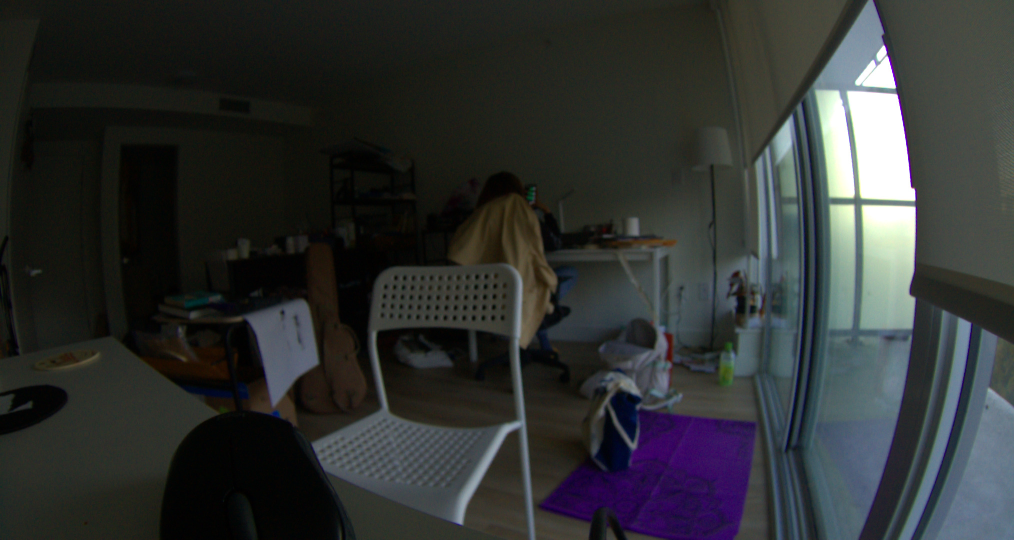
#> input picture slow-lamp-palette-lab/Test Images/Subtraction-1.jpg, 2028 x 1080 px, given in place of the camera (shown at 1/2 size)
$ python fgc.py
#> lines starting #> are read from the running program, lines starting #| are printed output that depends on the picture
import numpy as np
import matplotlib.pyplot as plt
import cv2 #pip install opencv-python ||| pip3 install opencv-contrib-python==4.4.0.46
import time


#------------------------Camera Setup---------------------------------------
cap = cv2.VideoCapture(1,cv2.CAP_DSHOW)
print(cap.isOpened())

ret, previous_img = cap.read()
#> previous_img is the input picture: shape (1080, 2028, 3); mean B, G, R 49.5, 49.9, 47.4
if not ret:
    print("error")
    cap.release()
    exit()

previous_img = cv2.resize(previous_img, (480, 360))
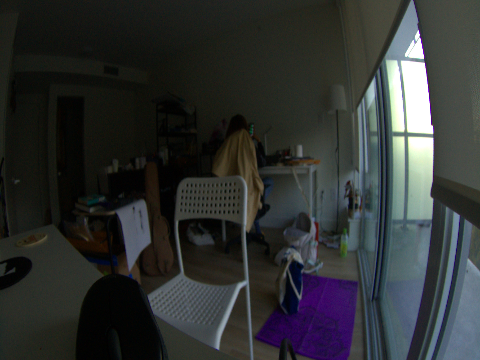
#> previous_img: shape (360, 480, 3); mean B, G, R 49.5, 49.9, 47.4

# cv2.imshow("web live",previous_img)


while True:
    print("Waiting 10 seconds")
    time.sleep(10)  # Wait 15 seconds

    # Capture the new image
    ret, current_img = cap.read()
    if not ret:
        print("error")
        continue

    current_img = cv2.resize(current_img, (480, 360))

#-------------------------Backgorund Substraction-----------------------------------
        # Compare with the previous image
    diff1=cv2.subtract(current_img,previous_img)
#> diff1: shape (360, 480, 3); every value is 0
    diff2=cv2.subtract(previous_img,current_img)
    diff = diff1+diff2

        # Optional: Show difference
    cv2.imshow("Difference", diff)
    cv2.waitKey(1)  # Refresh the window

        # Update previous image for next iteration
    previous_img = current_img

    #adjustable threshold value original value =13
    diff[abs(diff)<13.0]=0

    #create mask based on threshold
    gray = cv2.cvtColor(diff.astype(np.uint8), cv2.COLOR_BGR2GRAY)
#> gray: shape (360, 480); every value is 0
    gray[np.abs(gray) < 10] = 0
    fgmask = gray.astype(np.uint8)


    # morphological closing operation using ellipse
    kernel = cv2.getStructuringElement(cv2.MORPH_ELLIPSE, (5,5))
    morph = cv2.morphologyEx(fgmask, cv2.MORPH_CLOSE, kernel)


    #use the masks to extract the relevant parts from the image
    fgimg = cv2.bitwise_and(current_img,current_img,mask = morph)


    #-------------------------Color Detection-----------------------------------

    image_rgb = cv2.cvtColor(fgimg,cv2.COLOR_BGR2RGB) #convert to RGB image
    cv2.imshow("image-rgb", image_rgb)
    print(f"original : {image_rgb}")
#> (printed output is left out)
    pixels = image_rgb.reshape(-1, 3)
    print(f"reshaped : {pixels}")
#> (printed output is left out)
    imgNoB=pixels[~np.all(pixels == [0, 0, 0], axis=1)]
#> imgNoB = empty array
    print(f"background removed : {imgNoB}")
#| background removed : []

    r = imgNoB[:, 0]
#> r = empty array
    g = imgNoB[:, 1]
#> g = empty array
    b = imgNoB[:, 2]
#> b = empty array

    colors = imgNoB / 255.0
#> colors = empty array


    imgNoB = np.float32(imgNoB) # convert to float. cv2.kmeans() requires to be in float

    #Display the shape of pixel_values
    print(f"The shape of pixle_values is : {imgNoB.shape}")
#| The shape of pixle_values is : (0, 3)

    #Define the stopping creteria and number of clusters
    # stop after 10 iterations or when EPS(change in cluster centers) is less than 0.2
    criteria = (cv2.TERM_CRITERIA_EPS + cv2.TERM_CRITERIA_MAX_ITER, 10, 0.2)
    k = 5 # number of clusters

    #Apply the K-Means clustering
#> (the run stopped early here; a loop or call above may not have finished)

$ run again, on slow-lamp-palette-lab/Test Images/Subtraction-2.jpg
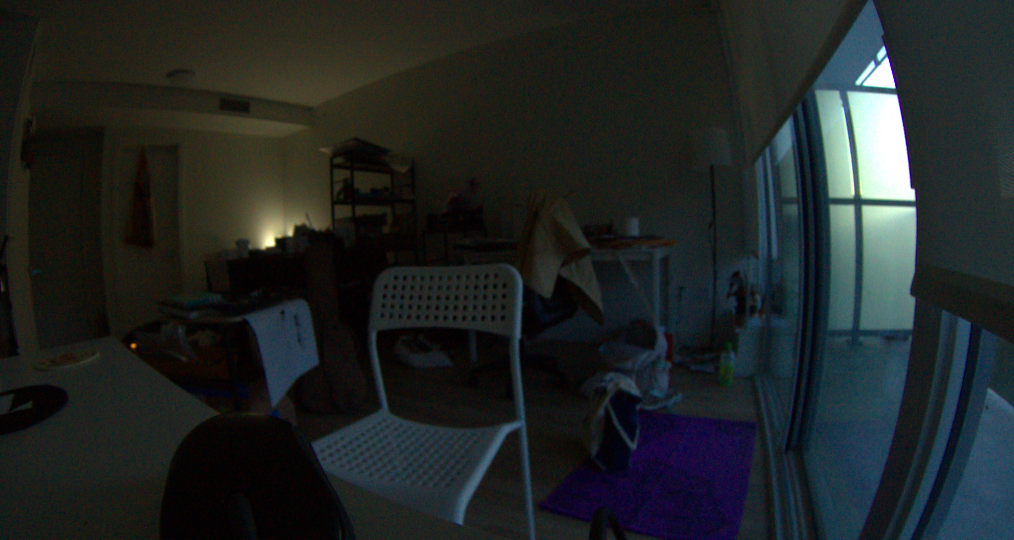
#> input picture slow-lamp-palette-lab/Test Images/Subtraction-2.jpg, 2028 x 1080 px, given in place of the camera (shown at 1/2 size)
#> previous_img is the input picture: shape (1080, 2028, 3); mean B, G, R 36.6, 36.9, 32.1
#> `previous_img = cv2.resize(previous_img, (480, 360))`:
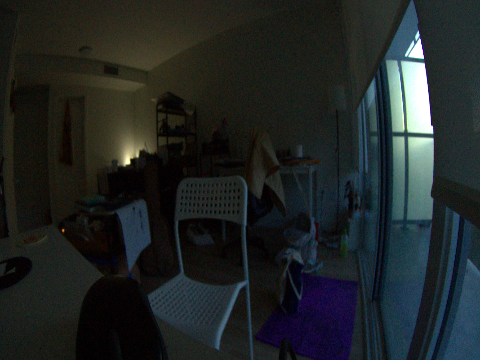
#> previous_img: shape (360, 480, 3); mean B, G, R 36.6, 36.9, 32.1
#> diff1: shape (360, 480, 3); every value is 0
#> gray: shape (360, 480); every value is 0
#> (printed output is left out)
#> (printed output is left out)
#> imgNoB = empty array
#| background removed : []
#| The shape of pixle_values is : (0, 3)

$ run again, on slow-lamp-palette-lab/Test Images/Subtraction-3.jpg
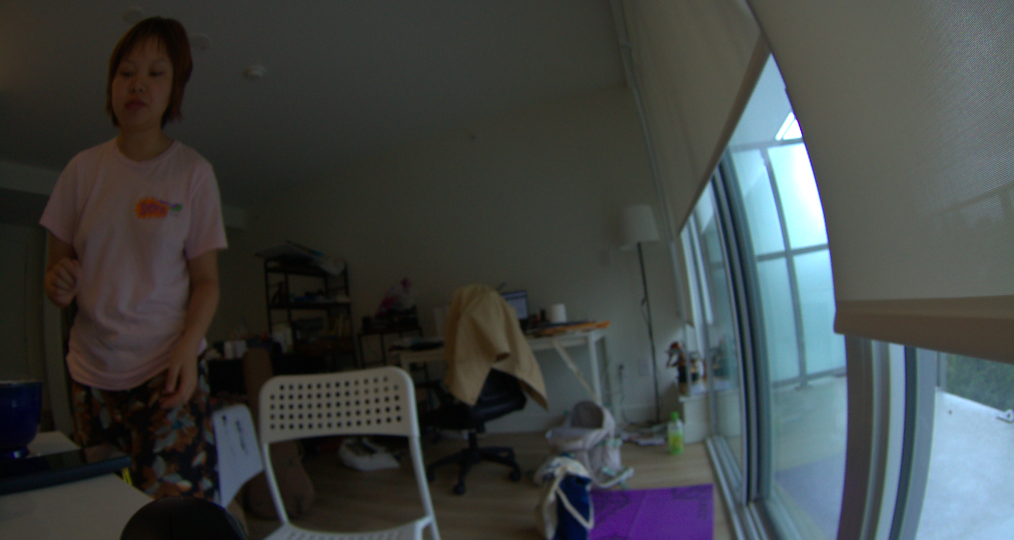
#> input picture slow-lamp-palette-lab/Test Images/Subtraction-3.jpg, 2028 x 1080 px, given in place of the camera (shown at 1/2 size)
#> previous_img is the input picture: shape (1080, 2028, 3); mean B, G, R 66.7, 67.6, 63.6
#> `previous_img = cv2.resize(previous_img, (480, 360))`:
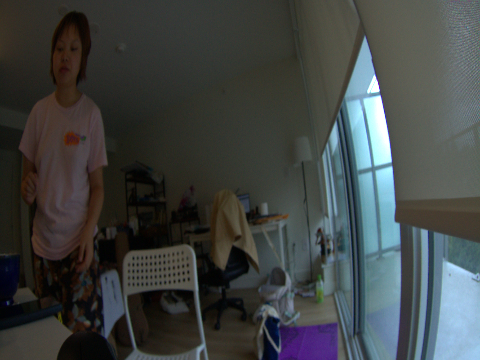
#> previous_img: shape (360, 480, 3); mean B, G, R 66.7, 67.6, 63.6
#> diff1: shape (360, 480, 3); every value is 0
#> gray: shape (360, 480); every value is 0
#> (printed output is left out)
#> (printed output is left out)
#> imgNoB = empty array
#| background removed : []
#| The shape of pixle_values is : (0, 3)

$ run again, on slow-lamp-palette-lab/Test Images/Subtraction-4.jpg
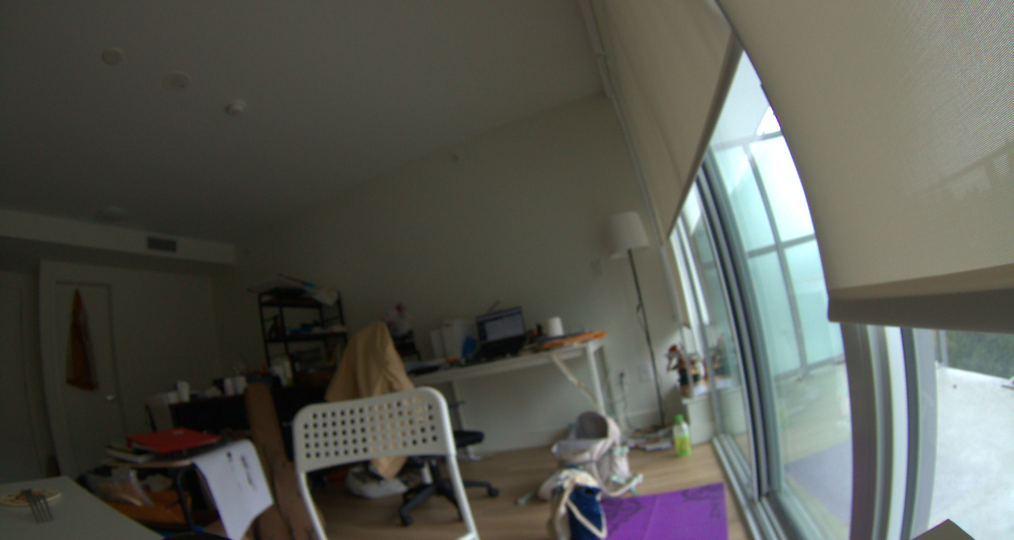
#> input picture slow-lamp-palette-lab/Test Images/Subtraction-4.jpg, 2028 x 1080 px, given in place of the camera (shown at 1/2 size)
#> previous_img is the input picture: shape (1080, 2028, 3); mean B, G, R 82.4, 89.8, 88.6
#> `previous_img = cv2.resize(previous_img, (480, 360))`:
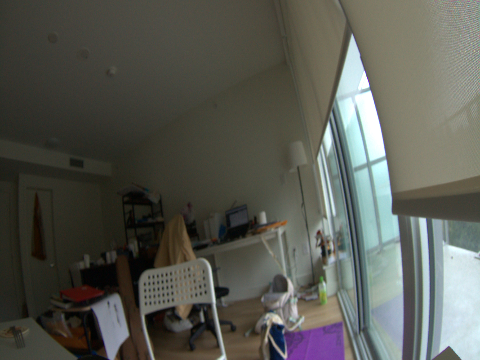
#> previous_img: shape (360, 480, 3); mean B, G, R 82.4, 89.8, 88.6
#> diff1: shape (360, 480, 3); every value is 0
#> gray: shape (360, 480); every value is 0
#> (printed output is left out)
#> (printed output is left out)
#> imgNoB = empty array
#| background removed : []
#| The shape of pixle_values is : (0, 3)
